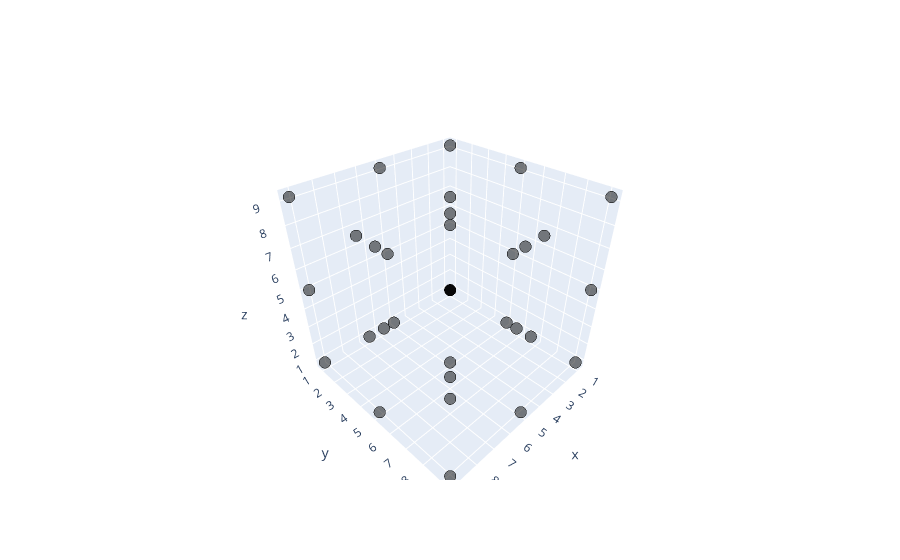

The notebook cell this image was saved under:
### Code cell
latt_x = positions[0][:,0]
latt_y = positions[0][:,1]
latt_z = positions[0][:,2]
trace = go.Scatter3d(x = latt_x, y = latt_y, z=latt_z, mode = 'markers',
                    marker = dict(size = 4, color = 'rgba(0, 0, 0, .5)',
                    line = dict(width = 2, color = 'rgb(0, 0, 0)')),
)
iplot([trace], show_link=False)

### Figure 1 — Plotly figure (JSON) as saved in the notebook; plotly's stock layout.template omitted (floating-point values rounded to 4 significant figures)
{"data": [{"marker": {"color": "rgba(0, 0, 0, .5)", "line": {"color": "rgb(0, 0, 0)", "width": 2}, "size": 4}, "mode": "markers", "type": "scatter3d", "x": [0.8333, 0.8333, 0.8333, 0.8333, 0.8333, 0.8333, 0.8333, 0.8333, 0.8333, 2.917, 2.917, 2.917, 2.917, 5, 5, 5, 5, 5, 5, 5, 5, 5, 7.083, 7.083, 7.083, 7.083, 9.167, 9.167, 9.167, 9.167, 9.167, 9.167, 9.167, 9.167, 9.167], "y": [0.8333, 0.8333, 0.8333, 5, 5, 5, 9.167, 9.167, 9.167, 2.917, 2.917, 7.083, 7.083, 0.8333, 0.8333, 0.8333, 5, 5, 5, 9.167, 9.167, 9.167, 2.917, 2.917, 7.083, 7.083, 0.8333, 0.8333, 0.8333, 5, 5, 5, 9.167, 9.167, 9.167], "z": [0.8333, 5, 9.167, 0.8333, 5, 9.167, 0.8333, 5, 9.167, 2.917, 7.083, 2.917, 7.083, 0.8333, 5, 9.167, 0.8333, 5, 9.167, 0.8333, 5, 9.167, 2.917, 7.083, 2.917, 7.083, 0.8333, 5, 9.167, 0.8333, 5, 9.167, 0.8333, 5, 9.167]}], "layout": {}}
